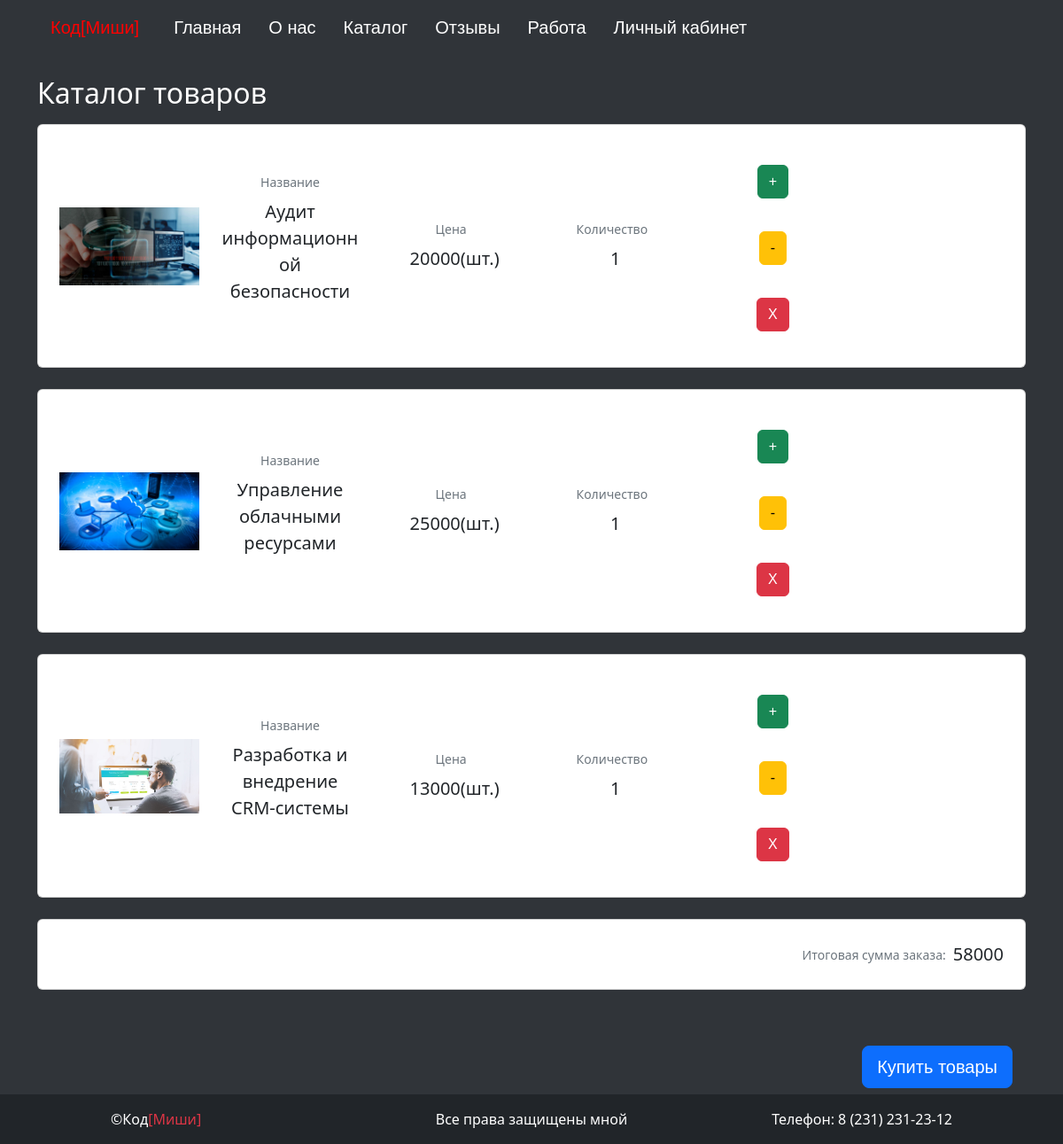
Page /basket/ (signed in) on the committed database.
### CommonApp/models.py (models this page shows)
class BasketUser(models.Model):
    user = models.ForeignKey(to=User,on_delete=models.CASCADE)
    product = models.ForeignKey(to=Catalog,on_delete=models.CASCADE)
    count = models.IntegerField(default=1)

class Catalog(models.Model):
    name = models.CharField(max_length=50)
    description = models.TextField()
    price = models.IntegerField()
    image = models.ImageField(upload_to="products_photos", default=None)

### CommonApp/views.py (the view)
# urls.py: path('basket/', basket, name='basket'),
@login_required
def basket(request,succes_result = False):
    work_status_now = request.user.groups.filter(name="Workers").exists() # проверка статуса на принадлежность к работнике
    user_basket = BasketUser.objects.filter(user=request.user) # получение всех товаров корзины пользователя
    res_sum = 0
    for product in user_basket: # цикл для подсчет итоговой стоимости
        res_sum+=product.product.price*product.count
    context = { # создание контекста страницы корзины
        'basket_products' : BasketUser.objects.filter(user=request.user),
        'res_sum' : res_sum,
        'successful_purchase' : succes_result,
        'is_worker_now': work_status_now,
    }
    return render(request,"CommonApp/basket.html",  context)

### CommonApp/templates/CommonApp/basket.html (shortened to what this page needs)
{% extends "CommonApp/base.html" %}
{% load static %}
{% block links %}
    <link rel="stylesheet" href="{% static '/css/base_style.css' %}">
{% endblock %}
{% block content %}
<section>
  <div class="container py-4">
    <div class="row justify-content-center align-items-center">
      <div class="col-12">
        <p>
          <span class="h2" style="color:white;">Каталог товаров</span>
        </p>
        {% for product in basket_products %}
          <div class="card mb-4">
            <div class="card-body p-4">
              <div class="row align-items-center">
                <div class="col-6 col-md-2 text-center">
                  <img src="{{product.product.image.url}}" class="img-fluid" alt="Generic placeholder image" />
                </div>
                <div class="col-6 col-md-2 text-center">
                  <div>
                    <p class="small text-muted mb-2">Название</p>
                    <p class="lead fw-normal">{{product.product.name}}</p>
                  </div>
                </div>
                <div class="col-6 col-md-2 text-center">
                  <div>
                    <p class="small text-muted mb-2">Цена</p>
                    <p class="lead fw-normal mb-0">
                      {{product.product.price}}(шт.)
                    </p>
                  </div>
                </div>
                <div class="col-6 col-md-2 text-center">
                  <div>
                    <p class="small text-muted mb-2">Количество</p>
                    <p class="lead fw-normal mb-0">
                      {{product.count}}
                    </p>
                  </div>
                </div>
                <div class="col-12 col-md-2 text-center mt-3 mt-md-0">
                  <div class="d-flex flex-row flex-md-column justify-content-center">
                    <a href="{% url 'CommonApp:plus_count_product_in_basket' product.product.id %}">
                      <input type="button" class="btn btn-success mx-1 mb-1 mb-md-0" value="+" />
                    </a>
                    <a href="{% url 'CommonApp:minus_count_product_in_basket' product.product.id %}">
                      <input type="button" class="btn btn-warning mx-1 mb-1 mb-md-0" value="-" />
                    </a>
                    <a href="{% url 'CommonApp:del_product_in_basket' product.product.id %}">
                      <input type="button" class="btn btn-danger mx-1 mb-1 mb-md-0" value="X" />
                    </a>
                  </div>
                </div>
              </div>
            </div>
          </div>
        {% endfor %}
        <div class="card mb-5">
          <div class="card-body p-4">
            <div class="d-flex justify-content-end">
              <p class="mb-0 d-flex align-items-center">
                {% if basket_products %}
                  <span class="small text-muted me-2">Итоговая сумма заказа:</span>
                  <span class="lead fw-normal">{{res_sum}}</span>
                {% else %}
                  <span class="small text-muted me-2">Корзина пуста</span>
                {% endif %}
              </p>
            </div>
          </div>
        </div>
        {% if basket_products %}
            <div class="d-flex justify-content-end">
          <a href="{% url 'CommonApp:go_purchase' %}">
            <button type="button" class="btn btn-primary btn-lg mb-4">
              Купить товары
            </button>
          </a>
        </div>
        {% endif %}
      </div>
    </div>
  </div>
</section>
{% endblock %}

### static/css/base_style.css (style rules this page uses)
* { padding: 0px; margin: 0px; text-decoration: none; }
body { background-color: #303439; min-height: 100vh; }
a { color: white; text-decoration: none; display: block; font-family: Arial, sans-serif; font-size: 30px; padding: 15px; border-radius: 20px; text-align: center; }
html { position: relative; min-height: 100%; }
body { margin: 0; padding: 0; box-sizing: border-box; }

### rows in the picture
BasketUser: product.image (picture), product.name "Аудит информационной безопасности", product.price "20000", count "1"
BasketUser: product.image (picture), product.name "Управление облачными ресурсами", product.price "25000", count "1"
BasketUser: product.image (picture), product.name "Разработка и внедрение CRM-системы", product.price "13000", count "1"

### other values in the picture
{{ res_sum }} "58000"
